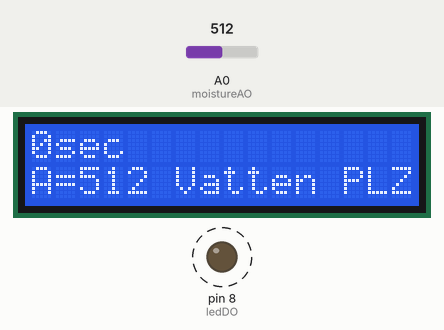
A sketch run on a simulated Arduino Uno, built with avr-gcc and run on an emulated ATmega328P. Parts: 16×2 character LCD, output pins drawn as LEDs (lit = HIGH). Dashed ring = blinking. Inputs (shaded band) come from the test bench; at power-on: A0 (moistureAO) = 512.

Above: at 1.2 s.
1.3 s: A0 (moistureAO) set to 317
At 1.66 s:
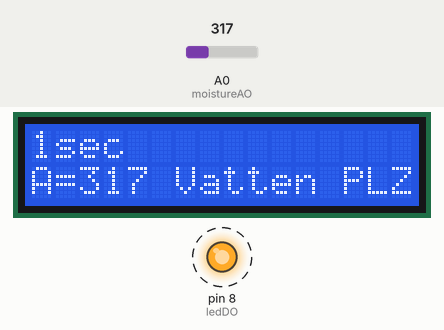
3.0 s: A0 (moistureAO) set to 282
At 4.9 s:
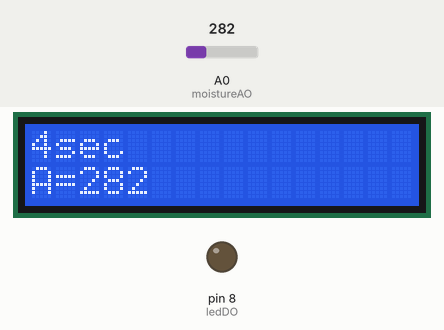
6.0 s: A0 (moistureAO) set to 306
At 6.22 s:
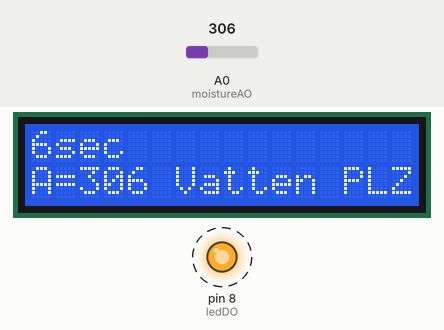
Timing chart, 0 to 13.6 s (numbered marks = the images above; inputs shaded):
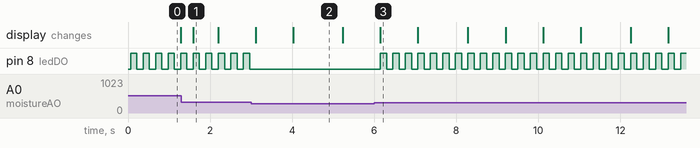

Measured:
- the behaviour switches between 301 and 300 on A0 (moistureAO) (found by bisection; images 1 and 2)
- after the input at 1.3 s, the display: changes after 0.29 s (image 1)
- after the input at 3.0 s, pin 8 (ledDO): stops changing and stays LOW; the display: first changes after 0.12 s (image 2 shows a later state)
- after the input at 6.0 s, pin 8 (ledDO): alternates HIGH for 0.15 s and LOW for 0.15 s, starting after 0.15 s; the display: changes after 0.15 s (image 3)
- by itself, pin 8 (ledDO): alternates HIGH for 0.15 s and LOW for 0.15 s
- what the display in image 1 shows lasts 0.6 s, from 1.6 s to 2.2 s
- what the display in image 2 shows lasts 1.2 s, from 4.0 s to 5.2 s

The sketch:

Soil_moisture_warner.ino
```cpp
// Soil Moisture Sensor Hygrometer example code
// Code author:  aafent. This code is copy free, if you want please mention the author's name and/or the site
//Interface Description (4-wire)
//VCC: 3.3v-5v
//GND: GND
//DO: Digital output interface (0 and 1) threshold taken from potentiometer
//AO: Analog output interface

const int moistureAO = 0;
const int moistureDO = 13;
const int ledDO = 8;

int hum = 0;
boolean flash = false;

#include <LiquidCrystal.h>
LiquidCrystal lcd(12, 11, 5, 4, 3, 2);

void setup (){
  lcd.begin(16, 2);
  // Print a message to the LCD.
  pinMode(moistureAO, INPUT);
  pinMode(ledDO, OUTPUT);
}

void loop ()
{
  hum=analogRead( moistureAO );
  lcd.setCursor(0, 0);
  // print the number of seconds since reset:
  lcd.print(millis() / 1000);
  lcd.print("sec");

  lcd.setCursor(0, 1);
  // print the number of seconds since reset:
  lcd.print("A=");

  lcd.setCursor(5, 1);
  lcd.print("           ");
  lcd.setCursor(2, 1);
  lcd.print(hum);

  if (hum > 300) {
    flash = true;
  } else {
    flash = false;
  }
  if (flash == true) {
    digitalWrite(ledDO, HIGH);
    lcd.setCursor(6, 1);
    lcd.print("Vatten PLZ");
  }
  delay(150);
  if (flash == true) {
    digitalWrite(ledDO, LOW);
  }
  delay(150);
}
```
